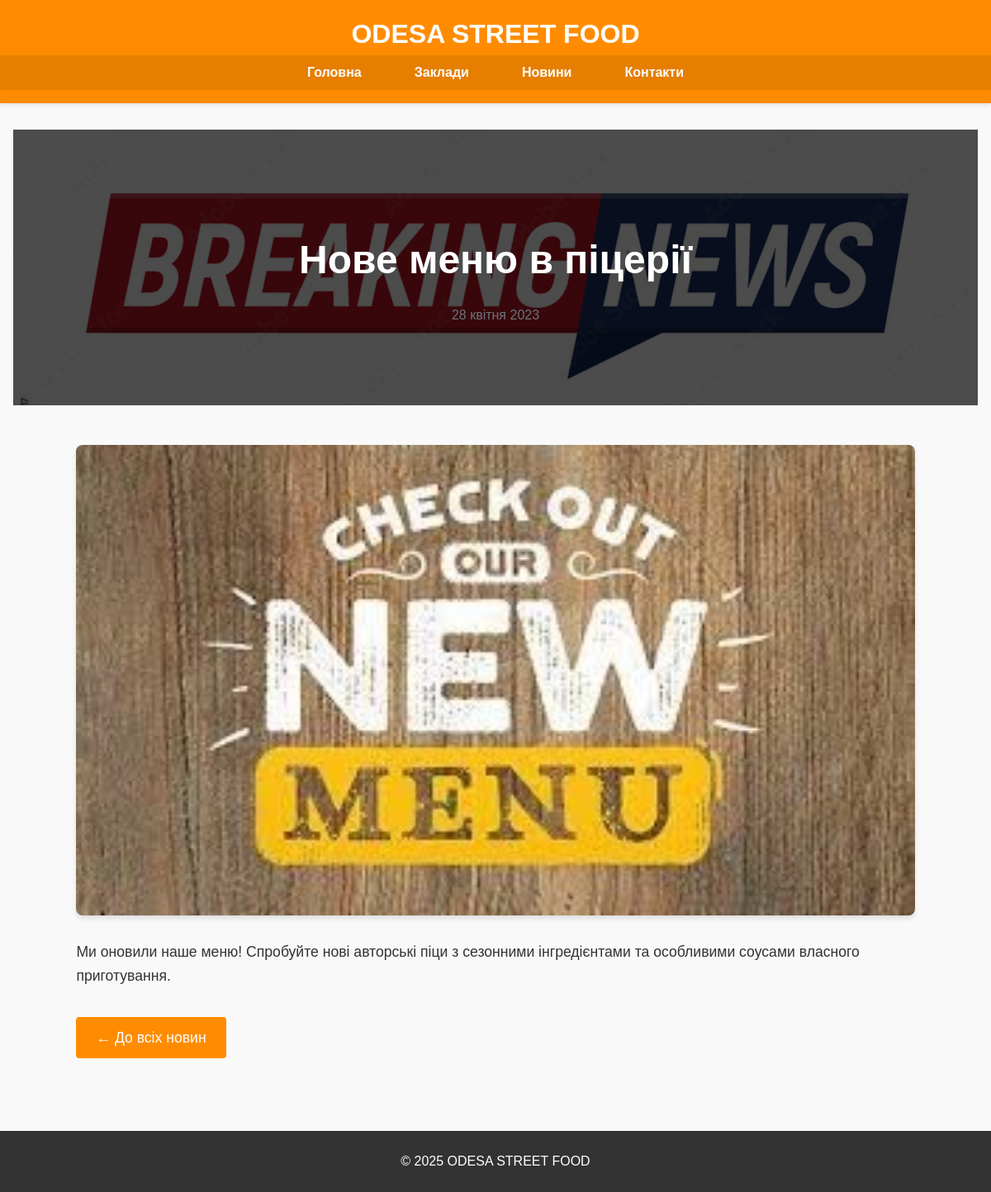
Page /news/2 on the earlier database version.
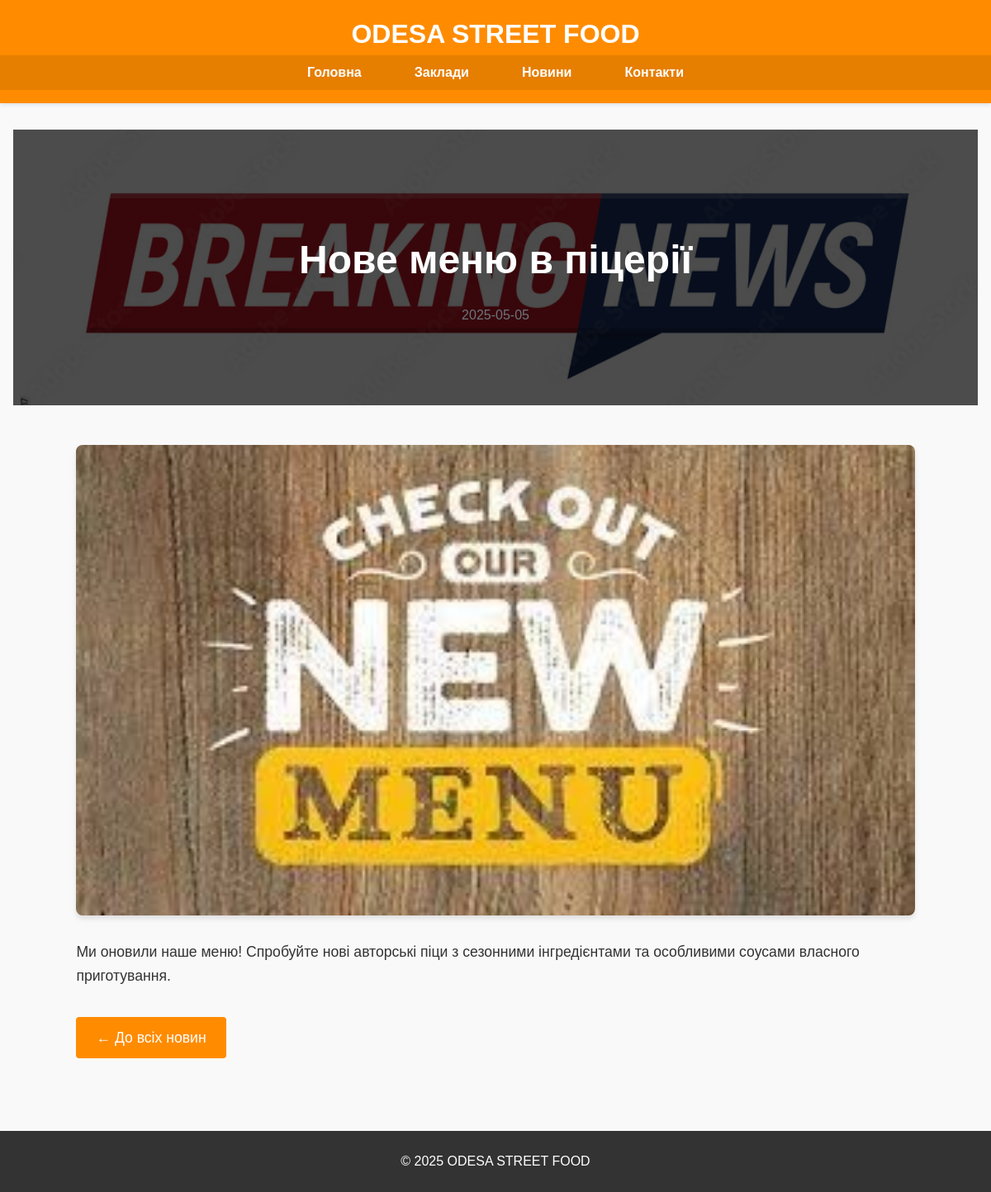
Same page on the later database version.
### tables this page shows
CREATE TABLE news
                 (
                     id
                     INTEGER
                     PRIMARY
                     KEY
                     AUTOINCREMENT,
                     title
                     TEXT
                     NOT
                     NULL,
                     date
                     TEXT
                     NOT
                     NULL,
                     content
                     TEXT
                     NOT
                     NULL,
                     image
                     TEXT
                     NOT
                     NULL
                 );

### app.py (the view)
@app.route('/news/<int:news_id>')
def news_item(news_id):
    conn = sqlite3.connect('news.db')
    c = conn.cursor()
    c.execute("SELECT * FROM news WHERE id = ?", (news_id,))
    news_item = dict(zip(['id', 'title', 'date', 'content', 'image'], c.fetchone()))
    conn.close()
    return render_template('news_item.html', now=datetime.now(), news_item=news_item)

### templates/news_item.html (shortened to what this page needs)
{% extends "base.html" %}
{% block content %}
<section class="news-header">
    <h1>{{ news_item.title }}</h1>
    <p class="news-date">{{ news_item.date }}</p>
</section>
<section class="news-single">
    <div class="container">
        <div class="news-image-full">
            <img src="{{ url_for('static', filename='images/news/' + news_item.image) }}" alt="{{ news_item.title }}">
        </div>
        <div class="news-content-full">
            <p>{{ news_item.content }}</p>
            <a href="/news" class="btn">← До всіх новин</a>
        </div>
    </div>
</section>
{% endblock %}

Differences in the rows shown:
changed news "Нове меню в піцерії": date "28 квітня 2023" → "2025-05-05"
